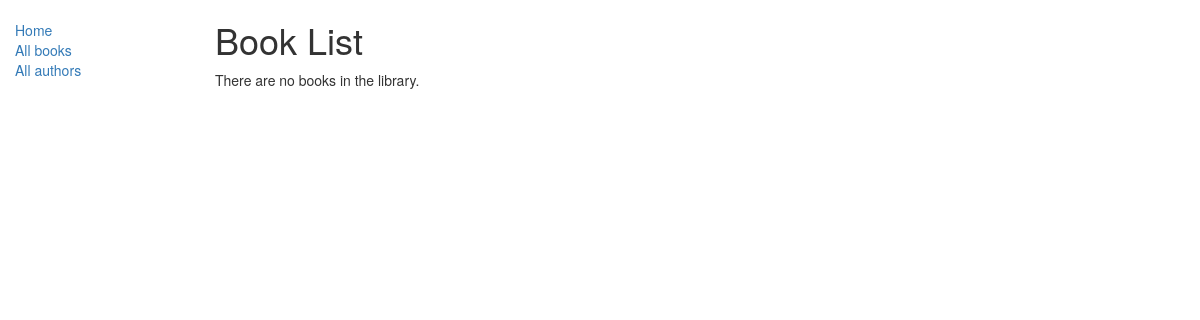
Page /catalog/books/ on the earlier database version.
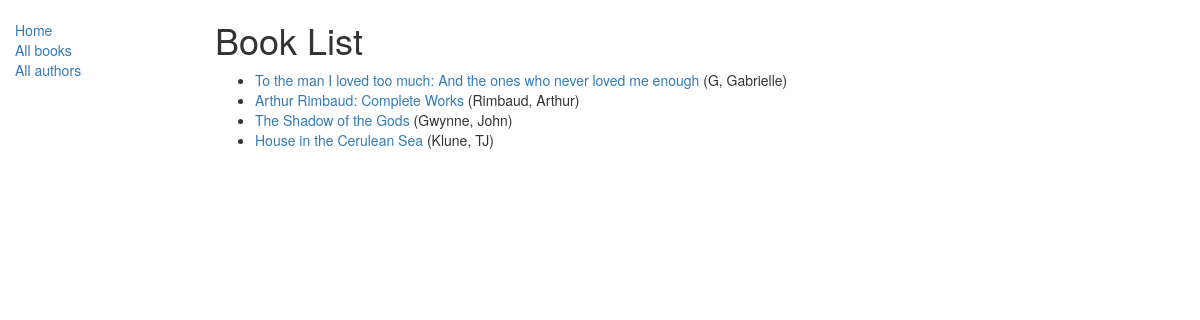
Same page on the later database version.
### catalog/models.py (models this page shows, shortened)
class Book(models.Model):
    title = models.CharField(max_length=200)
    author = models.ForeignKey('Author', on_delete=models.SET_NULL, null=True)
    summary = models.TextField(max_length=1000, help_text="Enter a brief description of the book")
    isbn = models.CharField('ISBN',max_length=13, help_text='13 Character <a href="https://www.isbn-international.org/content/what-isbn">ISBN number</a>')
    genre = models.ManyToManyField(Genre, help_text="Select a genre for this book")
    def display_genre(self):
        """
        Creates a string for the Genre. This is required to display genre in Admin.
        """
        return ', '.join([genre.name for genre in self.genre.all()[:3]])
    display_genre.short_description = 'Genre'
    def get_absolute_url(self):
        return reverse('book-detail',args=[str(self.id)])

class Author(models.Model):
    first_name = models.CharField(max_length=100)
    last_name = models.CharField(max_length=100)
    date_of_birth = models.DateField(null=True, blank=True)
    date_of_death = models.DateField('Died', null=True, blank=True)
    def __str__(self):
        return '%s, %s' % (self.last_name, self.first_name)

### catalog/views.py (the view)
class BookListView(generic.ListView):
    model = Book
    paginate_by = 10

### templates/catalog/book_list.html (shortened to what this page needs)
{% extends "base_generic.html" %}
{% block content %}
    <h1>Book List</h1>
    {% if book_list %}
    <ul>
      {% for book in book_list %}
      <li>
        <a href="{{ book.get_absolute_url }}">{{ book.title }}</a> ({{book.author}})
      </li>
      {% endfor %}
    </ul>
    {% else %}
      <p>There are no books in the library.</p>
    {% endif %}
{% endblock %}

### templates/base_generic.html (shortened to what this page needs)
<!DOCTYPE html>
<html lang="en">
<head>
  <link rel="stylesheet" href="https://maxcdn.bootstrapcdn.com/bootstrap/3.3.7/css/bootstrap.min.css">
  {% load static %}
  <link rel="stylesheet" href="{% static 'css/styles.css' %}">
</head>
<body>
  <div class="container-fluid">
    <div class="row">
      <div class="col-sm-2">
      {% block sidebar %}
      <ul class="sidebar-nav">
          <li><a href="{% url 'index' %}">Home</a></li>
          <li><a href="{% url 'books' %}">All books</a></li>
          <li><a href="{% url 'authors' %}">All authors</a></li>
      </ul>
     {% endblock %}
      </div>
      <div class="col-sm-10 ">
      {% block content %}{% endblock %}
      </div>
    </div>
  </div>
</body>
</html>

### catalog/static/css/styles.css (style rules this page uses)
.sidebar-nav { margin-top: 20px; padding: 0; list-style: none; }

Differences in the rows shown:
added Book: title "To the man I loved too much: And the ones who never loved me enough", author "G, Gabrielle"
added Book: title "Arthur Rimbaud: Complete Works", author "Rimbaud, Arthur"
added Book: title "The Shadow of the Gods", author "Gwynne, John"
added Book: title "House in the Cerulean Sea", author "Klune, TJ"
Other differences:
text no longer shown: "There are no books in the library."
